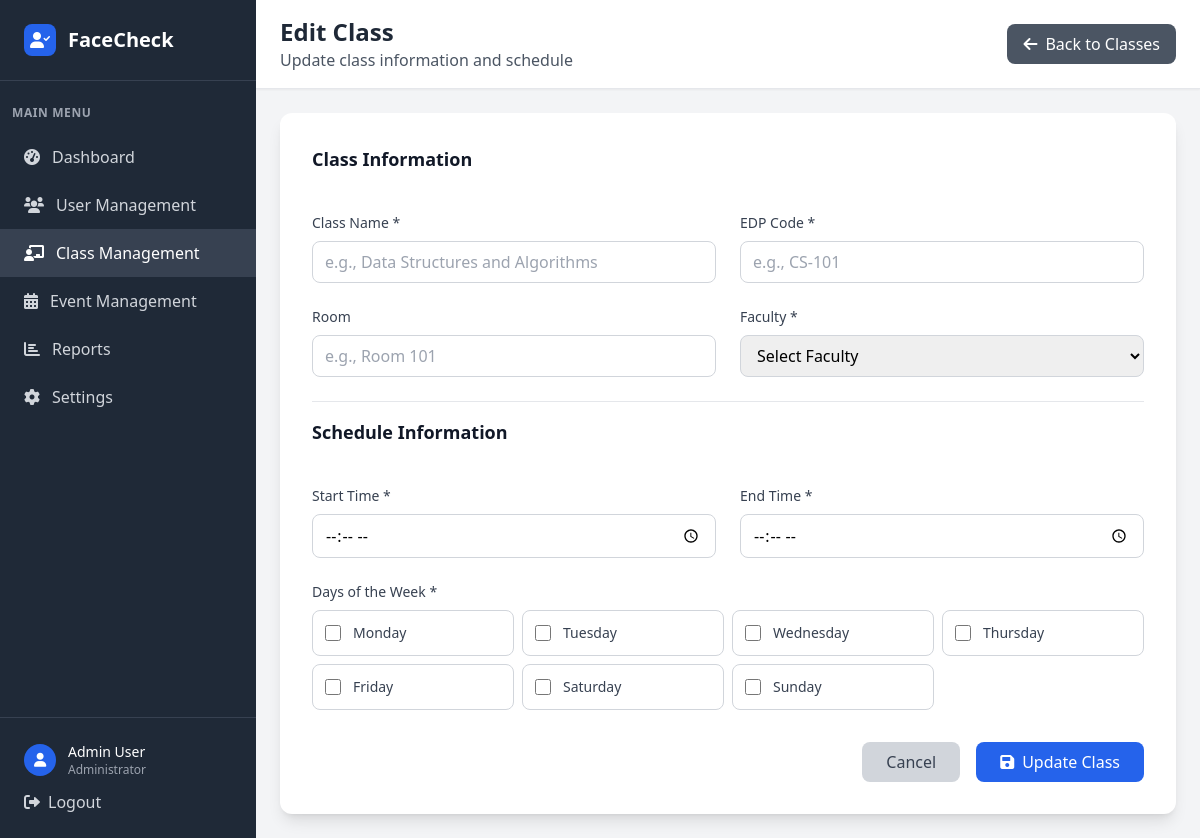
The app's page /admin/classes/2/edit (signed in), older data.
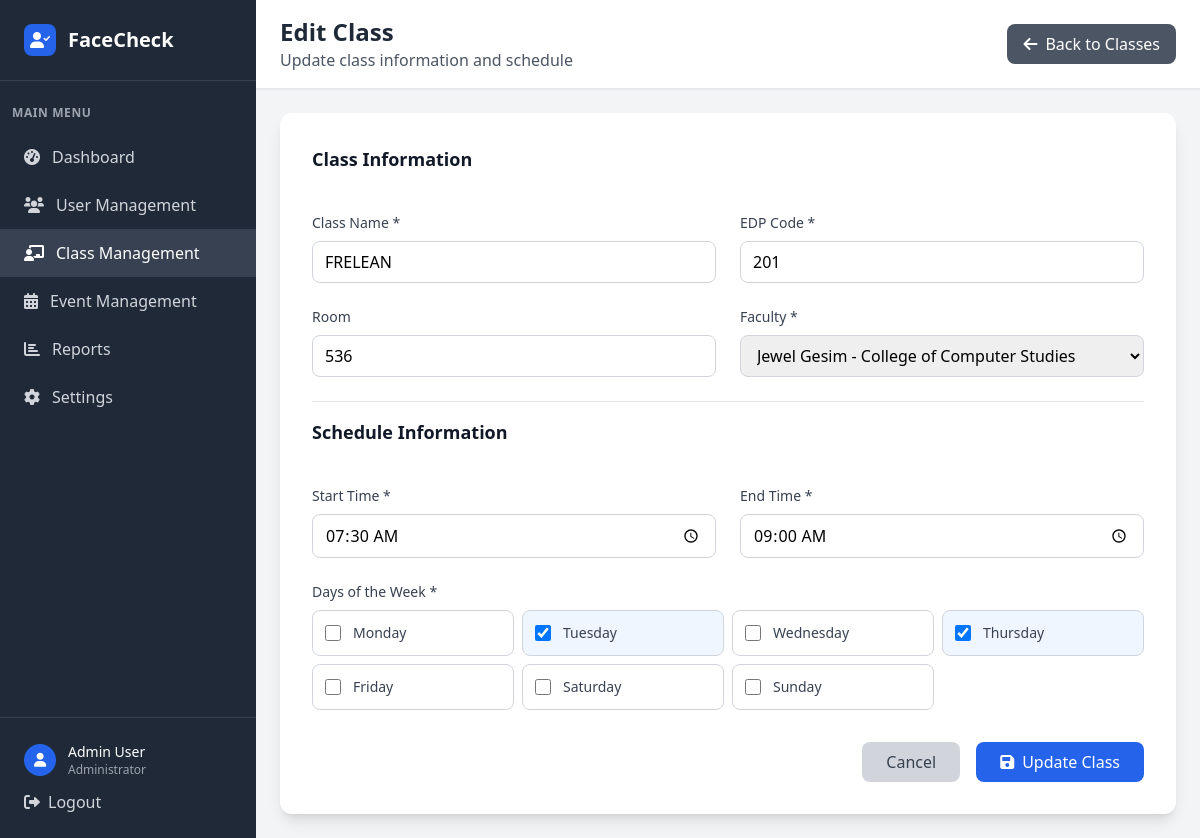
The same page, newer data.
### tables this page shows
CREATE TABLE days (
            day_id INTEGER PRIMARY KEY AUTOINCREMENT,
            day_name VARCHAR(10) NOT NULL UNIQUE
        );

CREATE TABLE class (
            class_id INTEGER PRIMARY KEY AUTOINCREMENT,
            class_name VARCHAR(20) NOT NULL,
            edpcode VARCHAR(20) NOT NULL UNIQUE,
            start_time TIME,
            end_time TIME,
            room VARCHAR(10),
            faculty_id INTEGER NOT NULL,
            FOREIGN KEY (faculty_id) REFERENCES faculty(faculty_id)
        );

CREATE TABLE user (
            user_id INTEGER PRIMARY KEY AUTOINCREMENT,
            idno VARCHAR(20) NOT NULL UNIQUE,
            firstname VARCHAR(50) NOT NULL,
            lastname VARCHAR(50) NOT NULL,
            role VARCHAR(10) NOT NULL CHECK (role IN ('admin', 'faculty', 'student')),
            password VARCHAR(255) NOT NULL,
            created_at DATETIME DEFAULT CURRENT_TIMESTAMP,
            is_active BOOLEAN DEFAULT 1,
            dept_id INTEGER,
            FOREIGN KEY (dept_id) REFERENCES department(dept_id)
        );

### app.py (the view, shortened to what this page needs)
@app.route('/admin/classes/<int:class_id>/edit', methods=['GET', 'POST'])
def edit_class(class_id):
    if 'user_id' not in session or session['role'] != 'admin':
        return redirect(url_for('login'))
    conn = get_db_connection()
    class_info = conn.execute('''
        SELECT c.*, u.firstname, u.lastname, d.dept_name
        FROM class c
        JOIN faculty f ON c.faculty_id = f.faculty_id
        JOIN user u ON f.user_id = u.user_id
        LEFT JOIN department d ON u.dept_id = d.dept_id
        WHERE c.class_id = ?
    ''', (class_id,)).fetchone()
    class_days = conn.execute('SELECT day_id FROM class_days WHERE class_id = ?', (class_id,)).fetchall()
    class_day_ids = [day['day_id'] for day in class_days]
    faculty = conn.execute('''
        SELECT f.faculty_id, u.firstname, u.lastname, d.dept_name
        FROM faculty f
        JOIN user u ON f.user_id = u.user_id
        LEFT JOIN department d ON u.dept_id = d.dept_id
        WHERE u.is_active = 1
        ORDER BY u.firstname, u.lastname
    ''').fetchall()
    days = conn.execute('SELECT * FROM days ORDER BY day_id').fetchall()
    conn.close()
    return render_template('edit_class.html', class_info=class_info, faculty=faculty, days=days, class_day_ids=class_day_ids)

### app.py (called while the page is built)
def get_db_connection():
    conn = sqlite3.connect('facecheck.db')
    conn.row_factory = sqlite3.Row
    return conn

### templates/edit_class.html (shortened to what the changed rows need)
<!DOCTYPE html>
<html lang="en">
<head>
    <script src="https://cdn.tailwindcss.com"></script>
    <link href="https://cdnjs.cloudflare.com/ajax/libs/font-awesome/6.0.0/css/all.min.css" rel="stylesheet">
</head>
<body class="bg-gray-100">
    <div class="flex h-screen">
        <div class="w-64 bg-gray-800 text-white">
            <div class="p-6 border-b border-gray-700">
                <div class="flex items-center">
                    <h1 class="text-xl font-bold">FaceCheck</h1>
                </div>
            </div>
        </div>
        <div class="flex-1 flex flex-col overflow-hidden">
            <header class="bg-white shadow-sm border-b border-gray-200">
                <div class="px-6 py-4">
                    <div class="flex items-center justify-between">
                        <div>
                            <h2 class="text-2xl font-bold text-gray-800">Edit Class</h2>
                        </div>
                    </div>
                </div>
            </header>
            <main class="flex-1 overflow-y-auto p-6">
                <div class="max-w-4xl mx-auto">
                    <form method="POST" class="bg-white rounded-xl shadow-lg p-8">
                        <div class="grid grid-cols-1 md:grid-cols-2 gap-6">
                            <div>
                                <label for="class_name" class="block text-sm font-medium text-gray-700 mb-2">Class Name *</label>
                                <input type="text" id="class_name" name="class_name" required
                                       value="{{ class_info.class_name }}"
                                       class="w-full px-3 py-2 border border-gray-300 rounded-lg focus:ring-2 focus:ring-blue-500 focus:border-blue-500"
                                       placeholder="e.g., Data Structures and Algorithms">
                            </div>
                            <div>
                                <label for="edpcode" class="block text-sm font-medium text-gray-700 mb-2">EDP Code *</label>
                                <input type="text" id="edpcode" name="edpcode" required
                                       value="{{ class_info.edpcode }}"
                                       class="w-full px-3 py-2 border border-gray-300 rounded-lg focus:ring-2 focus:ring-blue-500 focus:border-blue-500"
                                       placeholder="e.g., CS-101">
                            </div>
                            <div>
                                <label for="room" class="block text-sm font-medium text-gray-700 mb-2">Room</label>
                                <input type="text" id="room" name="room"
                                       value="{{ class_info.room or '' }}"
                                       class="w-full px-3 py-2 border border-gray-300 rounded-lg focus:ring-2 focus:ring-blue-500 focus:border-blue-500"
                                       placeholder="e.g., Room 101">
                            </div>
                            <div>
                                <label for="faculty_id" class="block text-sm font-medium text-gray-700 mb-2">Faculty *</label>
                                <select id="faculty_id" name="faculty_id" required
                                        class="w-full px-3 py-2 border border-gray-300 rounded-lg focus:ring-2 focus:ring-blue-500 focus:border-blue-500">
                                    <option value="">Select Faculty</option>
                                    {% for faculty_member in faculty %}
                                    <option value="{{ faculty_member.faculty_id }}"
                                            {% if faculty_member.faculty_id == class_info.faculty_id %}selected{% endif %}>
                                        {{ faculty_member.firstname }} {{ faculty_member.lastname }}
                                    </option>
                                    {% endfor %}
                                </select>
                            </div>
                            <div>
                                <label for="start_time" class="block text-sm font-medium text-gray-700 mb-2">Start Time *</label>
                                <input type="time" id="start_time" name="start_time" required
                                       value="{{ class_info.start_time }}"
                                       class="w-full px-3 py-2 border border-gray-300 rounded-lg focus:ring-2 focus:ring-blue-500 focus:border-blue-500">
                            </div>
                            <div>
                                <label for="end_time" class="block text-sm font-medium text-gray-700 mb-2">End Time *</label>
                                <input type="time" id="end_time" name="end_time" required
                                       value="{{ class_info.end_time }}"
                                       class="w-full px-3 py-2 border border-gray-300 rounded-lg focus:ring-2 focus:ring-blue-500 focus:border-blue-500">
                            </div>
                            <div class="md:col-span-2">
                                <div class="grid grid-cols-2 md:grid-cols-4 gap-2">
                                    {% for day in days %}
                                    <label class="flex items-center p-3 border border-gray-300 rounded-lg hover:bg-gray-50 cursor-pointer
                                                  {% if day.day_id in class_day_ids %}bg-blue-50 border-blue-300{% endif %}">
                                        <input type="checkbox" name="days" value="{{ day.day_id }}"
                                               {% if day.day_id in class_day_ids %}checked{% endif %}
                                               class="mr-3 h-4 w-4 text-blue-600 focus:ring-blue-500 border-gray-300 rounded">
                                        <span class="text-sm text-gray-700">{{ day.day_name }}</span>
                                    </label>
                                    {% endfor %}
                                </div>
                            </div>
                        </div>
                    </form>
                </div>
            </main>
        </div>
    </div>
</body>
</html>

Row changes from the older to the newer data that the page shows:
added class: class_name "FRELEAN", edpcode "201", room "536", faculty_id "Jewel Gesim - College of Computer Studies", start_time "07:30", end_time "09:00"
computed for days "Tuesday": day_id "☐" → "☑"
computed for days "Thursday": day_id "☐" → "☑"
Text that changed along with them:
form field faculty_id: "Select Faculty" → (not shown)
